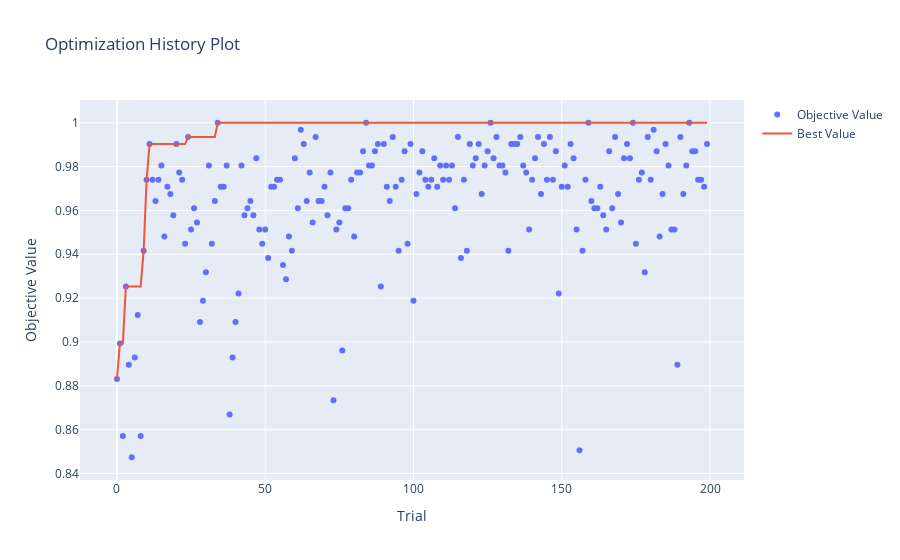

The notebook cell this image was saved under:
### Code cell
optuna.visualization.plot_optimization_history(study)

### Figure 1 — Plotly figure (JSON) as saved in the notebook; plotly's stock layout.template omitted (floating-point values rounded to 4 significant figures; data arrays with more than 128 entries replaced by an {"elided": "..."} marker saying what was removed)
{"data": [{"mode": "markers", "name": "Objective Value", "type": "scatter", "x": {"elided": "200 int values"}, "y": {"elided": "200 float values"}}, {"mode": "lines", "name": "Best Value", "type": "scatter", "x": {"elided": "200 int values"}, "y": {"elided": "200 float values"}}, {"marker": {"color": "#cccccc"}, "mode": "markers", "name": "Infeasible Trial", "showlegend": false, "type": "scatter", "x": [], "y": []}], "layout": {"autosize": true, "title": {"text": "Optimization History Plot"}, "xaxis": {"autorange": true, "range": [-12.14, 211.1], "title": {"text": "Trial"}, "type": "linear"}, "yaxis": {"autorange": true, "range": [0.8348, 1.013], "title": {"text": "Objective Value"}, "type": "linear"}}}
